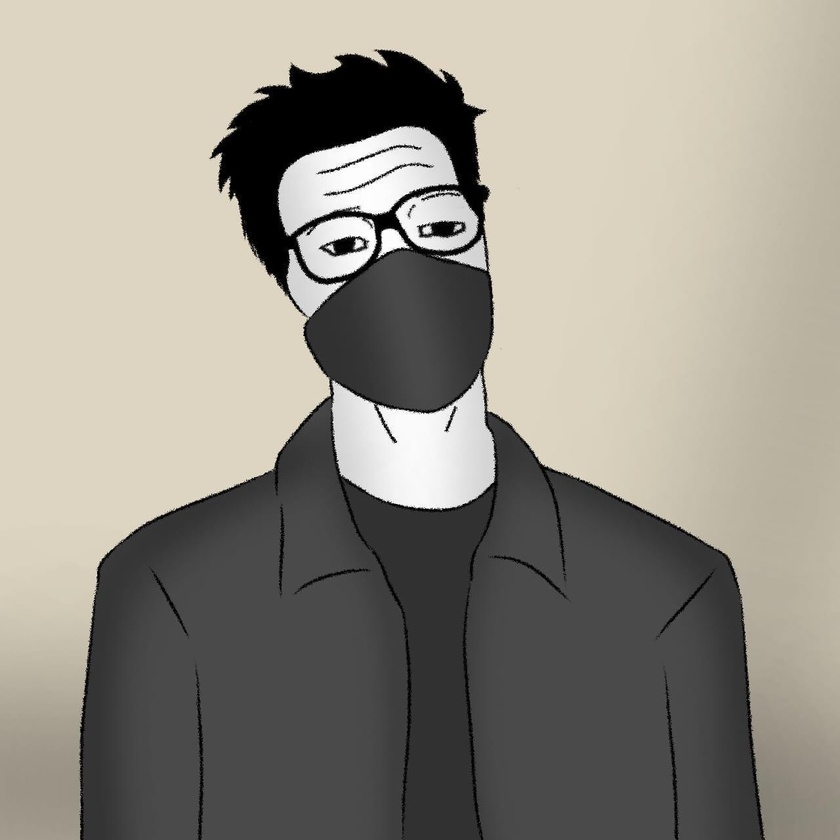
#> input picture images/mck.jpg, 840 x 840 px, shrunk from 1280 x 1280 before the run, found by its file name
$ python SIFT.py
#> lines starting #> are read from the running program, lines starting #| are printed output that depends on the picture
import numpy as np
import matplotlib.pyplot as plt
from scipy.ndimage import gaussian_filter
from PIL import Image

image_path = r"C:\Users\nomdd\OneDrive\Pictures\Screenshots\mck.jpg"

image = Image.open(image_path)
#> image is the input picture: PIL image 840x840 RGB; mean R, G, B 149.6, 145.3, 135.3

image_gray = image.convert("L")

if image_gray is None:
    print("Không thể đọc được ảnh", image_path)
else:
    def compute_gradients(image):


        # Lọc Gauss để làm mờ ảnh
        blurred = gaussian_filter(image, sigma=1.5)

        # Tính toán gradient theo trục x và trục y
        dx = np.gradient(blurred, axis=1)
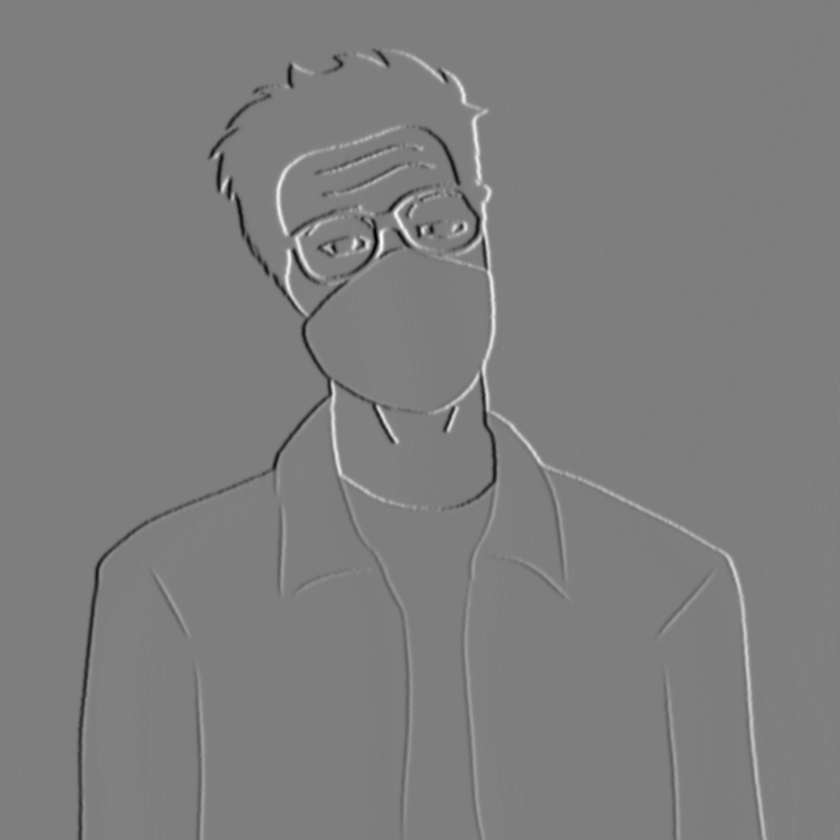
#> dx: shape (840, 840) float64; min -57.5, max 58, mean 0; drawn with min black and max white
        dy = np.gradient(blurred, axis=0)
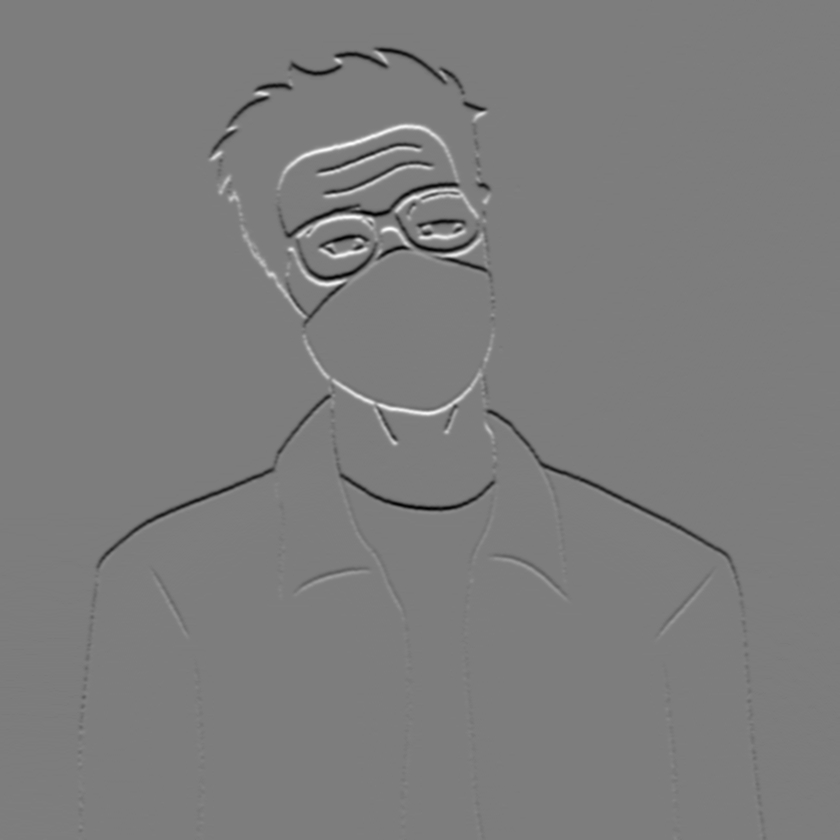
#> dy: shape (840, 840) float64; min -55.5, max 57.5, mean -0.2; drawn with min black and max white

        # Tính toán độ lớn gradient và hướng gradient
        gradient_magnitude = np.sqrt(dx ** 2 + dy ** 2)
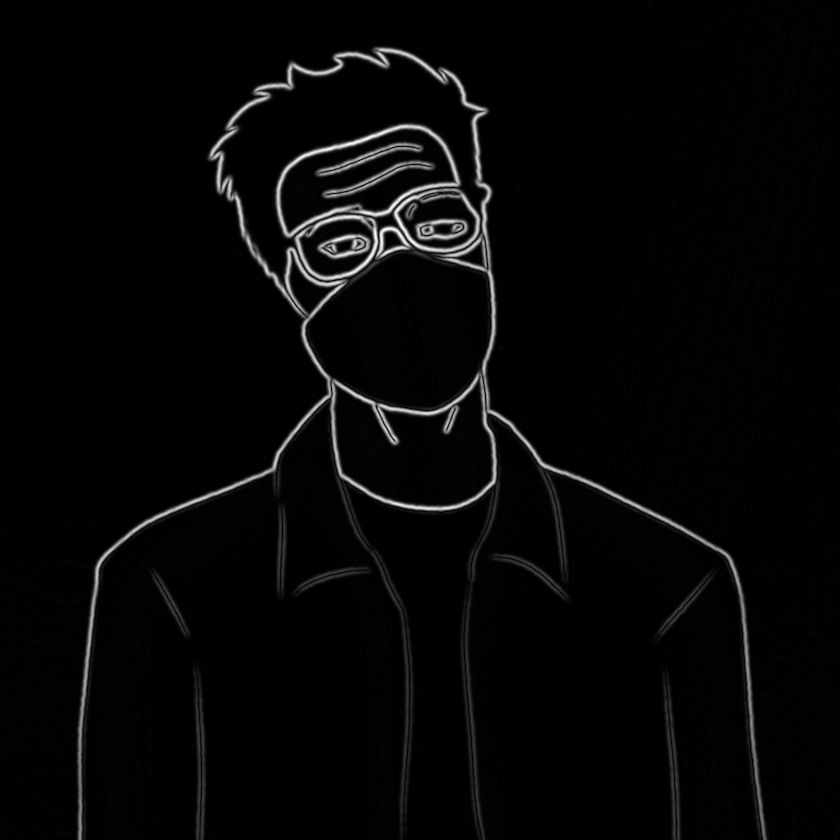
#> gradient_magnitude: shape (840, 840) float64; min 0, max 59.63, mean 1.5; drawn with min black and max white
        gradient_direction = np.arctan2(dy, dx)
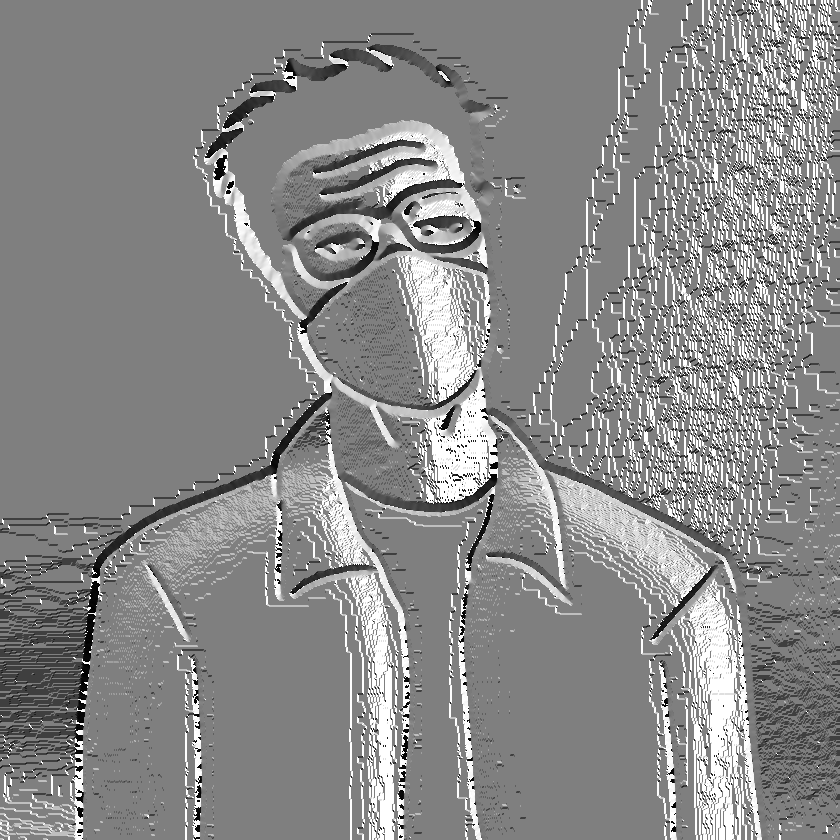
#> gradient_direction: shape (840, 840) float64; min -3.13, max 3.14, mean 0.25; drawn with min black and max white

        return gradient_magnitude, gradient_direction


    def sift(image):
        # Bước 1: Xác định điểm đặc trưng (Keypoint detection)
        # Xác định độ lớn và hướng gradient
        gradient_magnitude, gradient_direction = compute_gradients(image)

        # Vẽ các keypoint lên ảnh
        keypoint_coordinates = np.argwhere(gradient_magnitude > 15)  # Chỉ vẽ các keypoint có độ lớn lớn hơn ngưỡng 100 (điều chỉnh ngưỡng tùy ý)
#> keypoint_coordinates = 23148 pairs, first value 47 to 839, second value 78 to 766
        plt.imshow(image, cmap='gray')
        plt.scatter(keypoint_coordinates[:, 1], keypoint_coordinates[:, 0], color='red', s=5)  # Vẽ các keypoint bằng điểm màu đỏ
        plt.axis('off')
        plt.show()
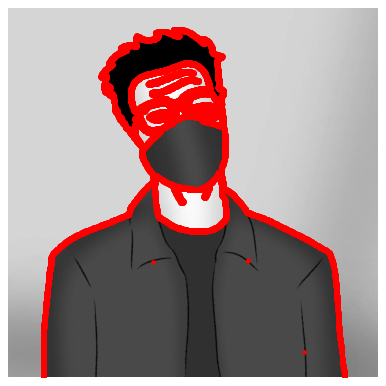
#> figure drawn by matplotlib, 1 panel


    sift(image_gray)

$ run again, with images/cay.jpg copied over images/mck.jpg
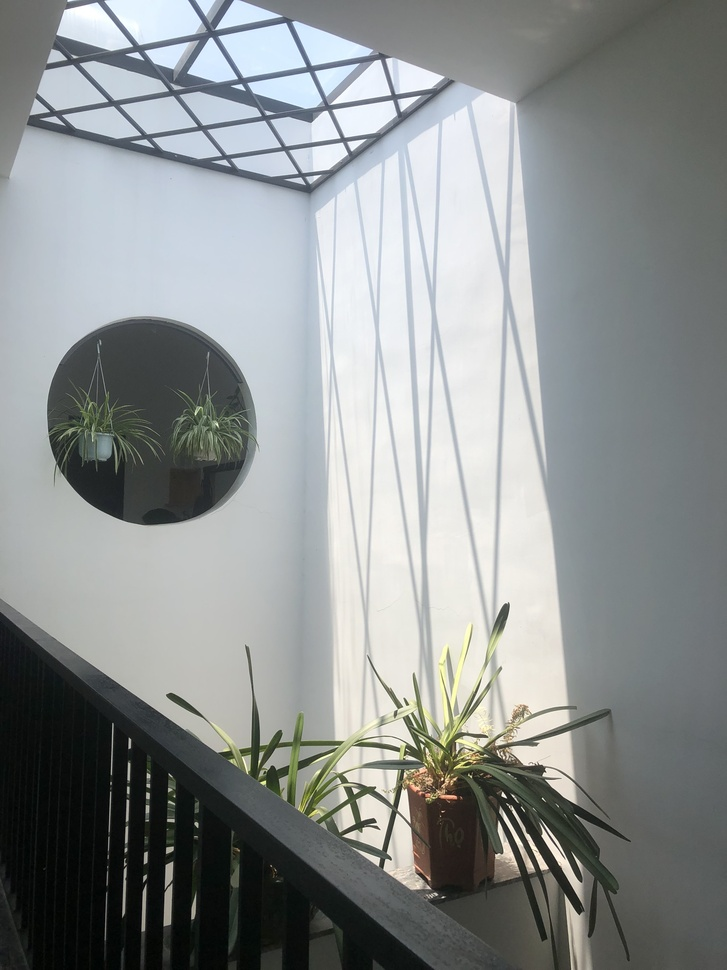
#> input picture images/cay.jpg, 727 x 970 px, shrunk from 1920 x 2560 before the run, found by its file name
#> image is the input picture: PIL image 727x970 RGB; mean R, G, B 140.2, 144.3, 144
#> in compute_gradients, `gradient_direction = np.arctan2(dy, dx)`:
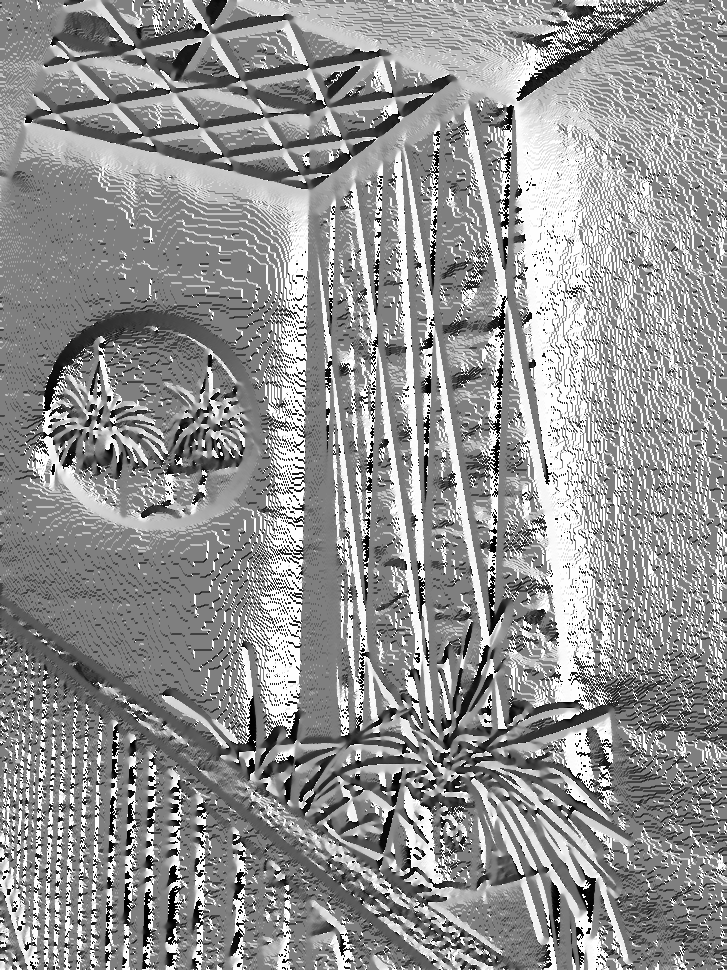
#> gradient_direction: shape (970, 727) float64; min -3.13, max 3.14, mean 0.48; drawn with min black and max white
#> keypoint_coordinates = 36934 pairs, first value 0 to 969, second value 0 to 617
#> in sift, `plt.show()`:
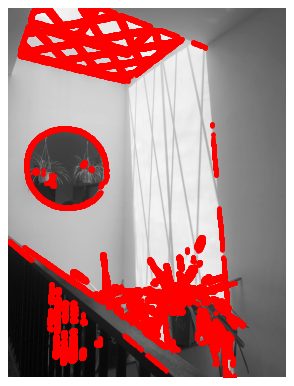
#> figure drawn by matplotlib, 1 panel
